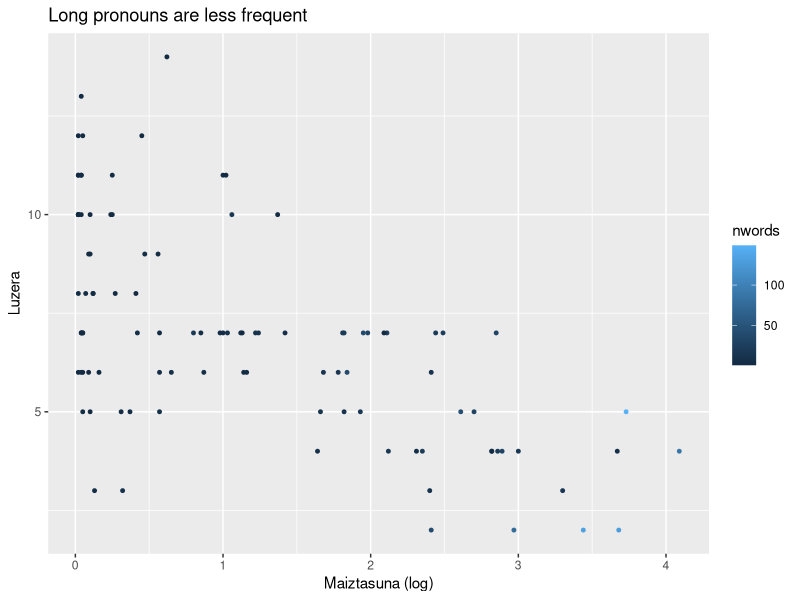
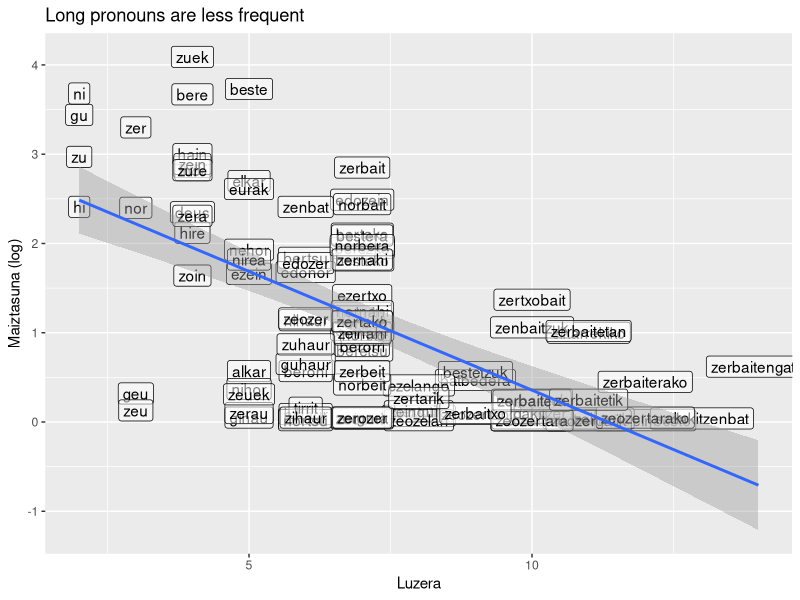
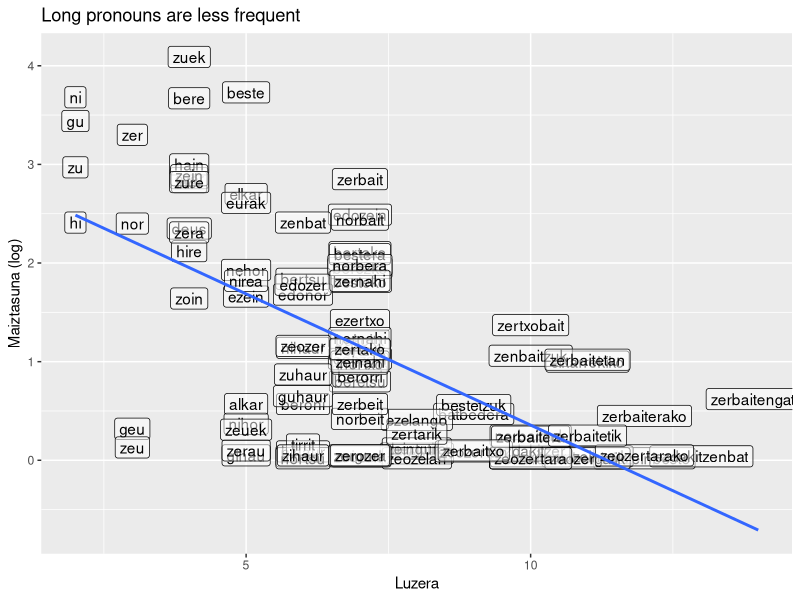

Reproduce these figures in R, in order. (Note: this script raises an error after producing the figures.)

#--------------------------------------------------------------
# global
#--------------------------------------------------------------

# remove previous objects from workspace
rm(list=ls())

# load libraries
library("tidyverse")
library("readxl")

#--------------------------------------------------------------
# today
#--------------------------------------------------------------

# data:
# 1. word frequencies (EHME corpus)
# 2. sociolinguistic data (Alexi esker)
# 3. semantics, reaction times (Martari esker)

# topics:
# 1. stats: run and understand regressions
# 2. tidy data: group_by, mutate
# 3. how to join dataframes
# 4. plots: facets, colours

#--------------------------------------------------------------
# read and write data
#--------------------------------------------------------------

# set your working directory by using the setwd() function, or e.g. by clicking:
# Session > Set Working Directory > To Source File Location

# when writing the path to a file, two dots (..) take you to a parent folder (= previous folder, one level up).
ehme <- read_csv("../data/ehme.csv")

# if you haven't installed or loaded the package tidyverse, you can read the file using:
# d <- read.csv("../data/ehme.csv")

# Q: how do we save a dataframe from R into the computer?
# --> save all the pronouns into a separate file. extra: ordered by frequency.
pronouns <- filter(ehme, pos == "izr")
# write_csv(pronouns, "../data/besteizenbat.csv")

#--------------------------------------------------------------
# word length and frequency: plot and regression
#--------------------------------------------------------------

pronouns <- filter(ehme, pos == "izr")

# plot from previous session
ggplot(pronouns) +
  # geom_label(aes(x = lemmalength, y = ehme_log, label = lemma), alpha = .5) +
  geom_point(aes(x = lemmalength, y = ehme_log, colour = nwords), size = 1) +
  xlab("Luzera") +
  ylab("Maiztasuna (log)") +
  ggtitle("Long pronouns are less frequent") +
  coord_flip()

# quick stats preview: lm() for simple linear regression:
# the equation y ~ x means: response ~ predictor(s) means: does predictor x explain response y?
# are longer words less frequent? does word length explain word frequency?
freq_model <- lm(ehme_log ~ lemmalength, pronouns)
freq_model
summary(freq_model)

pronouns$fitted <- fitted(freq_model)
pronouns$residuals <- residuals(freq_model)
freq_model$assign
fitted(freq_model)
predict(freq_model, tibble(lemmalength = c(1, 3, 20),
                           lemma = c('i', 'zeu', 'askozluzeagoa')))

# let's visualise the model:
ggplot(pronouns) +
  geom_label(aes(x = lemmalength, y = ehme_log, label = lemma), alpha = 0.5) +
  xlab("Luzera") +
  ylab("Maiztasuna (log)") +
  ggtitle("Long pronouns are less frequent") +
  geom_smooth(aes(x = lemmalength, y = ehme_log), method = "lm")

ggplot(pronouns) +
  geom_label(aes(x = lemmalength, y = ehme_log, label = lemma), alpha = 0.5) +
  xlab("Luzera") +
  ylab("Maiztasuna (log)") +
  ggtitle("Long pronouns are less frequent") +
  geom_smooth(aes(x = lemmalength, y = ehme_log), method = "lm", se = F)

#--------------------------------------------------------------
# sociophonetics in Garazi
#--------------------------------------------------------------

# data kindly provided by: Alex Artzelus
garazi <- read_csv('../data/garazi_alldata.csv')

#--------------------------------------------------------------
# pipes, group_by, mutate
#--------------------------------------------------------------

# overview of the data
count(garazi, feature, sort = T)
count(garazi, Herria)

# %>% ceci n'est pas une pipe:
# welcome the pipe (%>%), write readable code on the fly.
# a pipe (%>%) passes the object on left hand side as first argument of function on righthand side.
# x %>% f(y) is the same as f(x, y)
# shortcut = ctrl + shift + m
mean(c(3,4,5))
c(3,4,5) %>% mean()



# what is the distribution of a given feature within a given group of speakers?
# filter one feature (e.g. word-initial aspiration: h hasieran)
# group by location and/or age and/or gender
# check response count for each group
# add proportion within each group (use mutate() to add extra columns)
# arrange by proportion

filter(garazi, feature == "h hasieran")

emaitzafinalak <- garazi %>% 
  filter(feature == "h hasieran") %>% 
  group_by(Herria, Generoa, Adina) %>%
  count(Erantzuna) %>% 
  mutate(proportion = n/sum(n)*100,
         borobilduta = round(proportion, digits = 2))

write_csv(emaitzafinalak, "../emaitzak/alskdjflk.csv")

print("hello")
"hello" %>% print()



garazi_h <- garazi %>% 
  filter(feature == "h hasieran") %>% 
  group_by(Herria, Adina, Generoa) %>% 
  count(Erantzuna) %>% 
  mutate(p = n/sum(n)) %>% 
  ungroup() %>% 
  filter(Erantzuna == 'h') %>%
  arrange(p)

garazi_h %>% 
  mutate(gender = recode(Generoa, '1' = 'neskak', '2' =  'mutilak'),
         gender2 = recode(gender, 'mutilak' = 'male', 'neskak' = 'female')) %>% 
  ggplot() +
  geom_col(aes(x = Adina, y = p, fill = Adina), position = position_dodge()) + 
  facet_grid(gender ~ Herria) +
  labs(x = 'age', y = 'proportion of aspiration')

#--------------------------------------------------------------
# how to join tables
#--------------------------------------------------------------

# table no. 1
garazi <- read_csv('../data/garazi_alldata.csv')

# table no. 2
herriak <- read_csv('../data/garazi_herriak.csv')

# join, merge tables
garazi <- left_join(garazi, herriak) %>% 
  select(-Herria)

#--------------------------------------------------------------
# generics and RT (reaction times)
#--------------------------------------------------------------

# data kindly provided by: Marta Ponciano
generics <- read_tsv("../data/generics_adults_response.txt")

# data as exported from E-Prime.
# too many columns; select a handful.
# also: filter out training trials

select(generics, Subject)

generics %>%
  select(Subject, Trial, Determiner, accuracy = Bis.ACC, Bis.CRESP, Bis.RESP, Bis.RT)

test.trials <- generics %>%
  select(Subject, Trial, Determiner, Bis.ACC, Bis.CRESP, Bis.RESP, Bis.RT) %>% 
  mutate(Determiner = recode(Determiner, '?' = 'training'),
         logRT = log(Bis.RT)) %>% 
  filter(Determiner != 'training')

test.trials <- generics %>% 
  select(Subject, Determiner, accuracy = Bis.ACC, RT = Bis.RT)



# does experimental condition (Determiner) affect RT?
# analyse visually:

ggplot(test.trials) +
  geom_density(aes(x = logRT, fill = Determiner), alpha = 0.6) +
  theme_bw() +
  facet_grid(~ Bis.ACC)

test.trials %>% 
  ggplot() +
  geom_boxplot(aes(x = Determiner, y = Bis.RT))

#--------------------------------------------------------------
# side note: how to tweak plots. check out:
# https://ggplot2.tidyverse.org/reference/ggtheme.html
# and
# https://ggplot2.tidyverse.org/reference/theme.html
# and
# https://cran.r-project.org/web/packages/cowplot/vignettes/introduction.html
library(cowplot)
theme_set(theme_cowplot())
theme_set(theme_bw() + theme(strip.background = element_blank()))
#--------------------------------------------------------------

# does experimental condition (Determiner) affect RT?
# analyse statistically:
model_rt <- lm(logRT ~ Determiner, data = test.trials)
summary(model_rt)

lm(logRT ~ Bis.ACC * Determiner, test.trials) %>% summary()

test.trials %>% 
  group_by(Bis.ACC, Determiner) %>% 
  summarise(meanRT = mean(Bis.RT))


# lm = linear model
# glm = generalized linear model



# confidence intervals for binomial (proportion) data
library(epitools)
acc.ci <- test.trials %>% 
  group_by(Determiner) %>% 
  count(Bis.ACC) %>% 
  mutate(total = sum(n)) %>% 
  ungroup() %>%
  filter(Bis.ACC == 1) %>% 
  mutate(mean.acc = n/total,
         lower.ci = binom.exact(n, total, .95)$lower,
         upper.ci = binom.exact(n, total, .95)$upper)

# does experimental condition (Determiner) affect accuracy?
# analyse visually:
test.trials %>% 
  ggplot() +
  aes(x = Determiner, y = Bis.ACC) +
  geom_jitter(alpha = 0.1) +
  geom_errorbar(aes(ymin=lower.ci, ymax=upper.ci),
                size = 1, width=.1, colour = 'red', data = acc.ci)

acc.ci %>% 
  ggplot() +
  aes(x = Determiner) +
  geom_errorbar(aes(ymin=lower.ci, ymax=upper.ci),
                size = 1, width=.1, colour = 'red') +
  geom_point(aes(y = mean.acc), colour = 'red', size = 2) +
  geom_text(aes(y = mean.acc, label = round(mean.acc, 2)), position = position_nudge(x = -.2)) +
  geom_hline(yintercept = 1)

# does experimental condition (Determiner) affect accuracy?
# analyse statistically:
model_acc <- glm(Bis.ACC ~ Determiner * Adina, test.trials, family = "binomial")
summary(model_acc)

# 1. Mixed models (fixed + random)
# 2. Interactions

model_acc <- glm(Bis.ACC ~ Determiner, test.trials, family = "binomial")
summary(model_acc)

dardar <- garazi %>% filter(feature == 'Dardarkarixak')
garazi_glm <- glmer(as.factor(erantzuna2) ~ Adina + Herri_izena, dardar, family = "binomial")
summary(garazi_glm)

c(NA, 1, 2, 3)
filter(Adina == 3)

garazi <- garazi %>% 
  mutate(subject = paste(Herri_izena, Generoa, Adina, sep = "_"))
dardar <- garazi %>% filter(feature == 'Dardarkarixak')
garazi_glm <- glmer(as.factor(erantzuna2) ~ Adina + Herri_izena + (1|subject), dardar, family = "binomial")

library(lmerTest)

summary(garazi_glm)

(fixed)
lm
glm

(fixed + random)
lmer
glmer

#--------------------------------------------------------------
# explore participants' background variables
#--------------------------------------------------------------

# load participant data
participants <- read_xlsx("../data/generics_adults_participants.xlsx") 

# how to join dataframes (ensure there's at leas 1 column in common)

test.trials <- test.trials %>% 
  mutate(Participant_ID = paste(Subject, "_1", sep = "")) %>% 
  select(-Subject)

left_join(test.trials, participants)

trials <- test.trials %>% 
  # mutate(Participant_ID = paste(Subject, "_1", sep = "")) %>% 
  left_join(participants) %>% 
  rename(age = Edad.años)

# does participant age affect RT?
# visualise relation between age and RT
trials %>% 
  ggplot() +
  aes(x = age, y = RT) +
  geom_jitter(alpha = 0.2) +
  geom_smooth(method = "lm")

# is it robust?
lm(Bis.RT ~ age, trials) %>% summary()

#--------------------------------------------------------------
# next?
#--------------------------------------------------------------

# why the regressions we did today are wrong
# stats: more on regressions (+ random effects)

model_acc <- glm(Bis.ACC ~ Determiner * age, trials, family = "binomial")
summary(model_acc)
